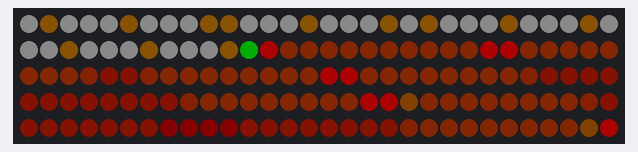
This sketch was run on a simulated ATtiny85, built with avr-gcc and run on an emulated ATtiny85. On the bench: 150 RGB LEDs in strip order, left to right, continuing on the next row. Dim RGB values are drawn brighter than linear; EEPROM starts erased.

Above: at 0.49 s.
At 6.57 s:
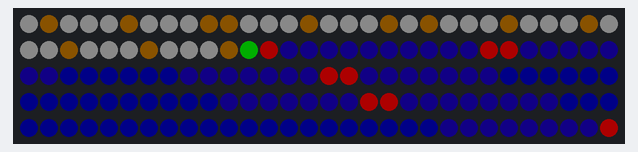
At 11.74 s:
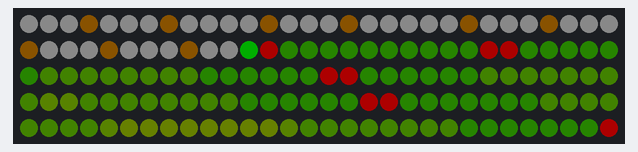
At 17.21 s:
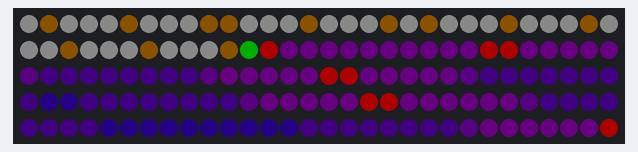
At 24.51 s:
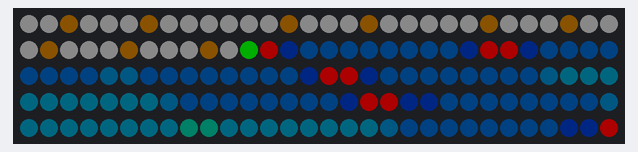
At 37.58 s:
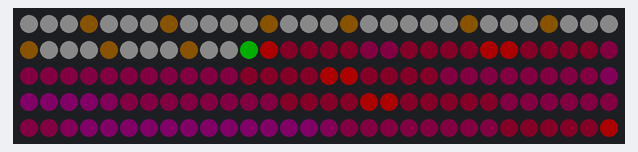

The sketch:

main.ino
```cpp
#include <Adafruit_NeoPixel.h>
#ifdef __AVR__
  #include <avr/power.h>
#endif

#include <EEPROM.h>

#define MAX 10
#define MAX_CANDLE 50

#define PIN 6
#define NUM 150

/**              *
 *   1  2  3  4  |  5  6  7  8
 *   \  \  \  \  |  /  /  /  /
 *    \  \  \  \ | /  /  /  /
 *     \  \  \  \|/  /  /  /
 *      \  \  \  |  /  /  /
 *       \  \  \ | /  /  /
 *        \  \  \|/  /  /
 *         \  \  |  /  /
 *          \  \ | /  /
 *           \  \|/  /
 *            \  |  /
 *             \ | /
 *              \|/
 *               |
 *      _________|_________
 *
 * Base:
 *  Right:  0
 *  Left:  19
 * Stem:
 *  Bottom: 20
 *  Top:    40
 *  LED:    41
 * 1:
 *  Bottom: 128
 *  Top:    109
 *  LED:    108
 * 2:
 *  Bottom: 92
 *  Top:    106
 *  LED:    107
 * 3:
 *  Bottom: 64
 *  Top:    55
 *  LED:    54
 * 4:
 *  Bottom: 48
 *  Top:    52
 *  LED:    53
 * 5:
 *  Bottom: 47
 *  Top:    43
 *  LED:    42
 * 6:
 *  Bottom: 65
 *  Top:    74
 *  LED:    75
 * 7:
 *  Bottom: 91
 *  Top:    77
 *  LED:    76
 * 8:
 *  Bottom: 129
 *  Top:    148
 *  LED:    149
 *
 * Bottom of 1 and 8 at stem: 2
 * Bottom of 2 and 7 at stem: 6
 * Bottom of 3 and 6 at stem: 11
 * Bottom of 4 and 5 at stem: 16
 */
#define BASE_1_8_AT_STEM 2
#define BASE_2_7_AT_STEM 6
#define BASE_3_6_AT_STEM 11
#define BASE_4_5_AT_STEM 16

#define BOTTOM_STEM 20
#define LEN_STEM    21
#define STEP_STEM    1
#define LED_STEM    41

#define BOTTOM_1 128
#define LEN_1     20
#define STEP_1    -1
#define LED_1    108

#define BOTTOM_2  92
#define LEN_2     15
#define STEP_2     1
#define LED_2    107

#define BOTTOM_3  64
#define LEN_3     10
#define STEP_3    -1
#define LED_3     54

#define BOTTOM_4  48
#define LEN_4      5
#define STEP_4     1
#define LED_4     53

#define BOTTOM_5  47
#define LEN_5      5
#define STEP_5    -1
#define LED_5     42

#define BOTTOM_6  65
#define LEN_6     10
#define STEP_6     1
#define LED_6     75

#define BOTTOM_7  91
#define LEN_7     15
#define STEP_7    -1
#define LED_7     76

#define BOTTOM_8 129
#define LEN_8     20
#define STEP_8     1
#define LED_8    149

// days go from left to right :facepalm:
const int bottomForDay[9] = {
  0,
  BOTTOM_8,
  BOTTOM_7,
  BOTTOM_6,
  BOTTOM_5,
  BOTTOM_4,
  BOTTOM_3,
  BOTTOM_2,
  BOTTOM_1
};

const int lenForDay[9] = {
  0,
  LEN_8,
  LEN_7,
  LEN_6,
  LEN_5,
  LEN_4,
  LEN_3,
  LEN_2,
  LEN_1
};

const int stepForDay[9] = {
  0,
  STEP_8,
  STEP_7,
  STEP_6,
  STEP_5,
  STEP_4,
  STEP_3,
  STEP_2,
  STEP_1
};

const int ledForDay[9] = {
  0,
  LED_8,
  LED_7,
  LED_6,
  LED_5,
  LED_4,
  LED_3,
  LED_2,
  LED_1
};

const int baseAtStemForDay[9] = {
  0,
  BASE_1_8_AT_STEM,
  BASE_2_7_AT_STEM,
  BASE_3_6_AT_STEM,
  BASE_4_5_AT_STEM,
  BASE_4_5_AT_STEM,
  BASE_3_6_AT_STEM,
  BASE_2_7_AT_STEM,
  BASE_1_8_AT_STEM
};

// Parameter 1 = number of pixels in strip
// Parameter 2 = Arduino pin number (most are valid)
// Parameter 3 = pixel type flags, add together as needed:
//   NEO_KHZ800  800 KHz bitstream (most NeoPixel products w/WS2812 LEDs)
//   NEO_KHZ400  400 KHz (classic 'v1' (not v2) FLORA pixels, WS2811 drivers)
//   NEO_GRB     Pixels are wired for GRB bitstream (most NeoPixel products)
//   NEO_RGB     Pixels are wired for RGB bitstream (v1 FLORA pixels, not v2)
//   NEO_RGBW    Pixels are wired for RGBW bitstream (NeoPixel RGBW products)
Adafruit_NeoPixel strip = Adafruit_NeoPixel(NUM, PIN, NEO_GRB + NEO_KHZ800);

// IMPORTANT: To reduce NeoPixel burnout risk, add 1000 uF capacitor across
// pixel power leads, add 300 - 500 Ohm resistor on first pixel's data input
// and minimize distance between Arduino and first pixel.  Avoid connecting
// on a live circuit...if you must, connect GND first.

byte eepromDay;

void setup() {
  // This is for Trinket 5V 16MHz, you can remove these three lines if you are not using a Trinket
  #if defined (__AVR_ATtiny85__)
    if (F_CPU == 16000000) clock_prescale_set(clock_div_1);
  #endif
  // End of trinket special code

  strip.begin();
  strip.show(); // Initialize all pixels to 'off'

  // read eeprom day
  eepromDay = EEPROM.read(0);
  eepromDay = eepromDay + 1;
  if (eepromDay >= 9) {
    eepromDay = 1;
  }
  delay(100);
  EEPROM.write(0, eepromDay);
}

void loop() {
  menorahForDay(eepromDay);
}

uint32_t colorForIndexAndIter(int index, int iter) {
  const uint32_t slowdown = 10;
  iter = iter / slowdown;
  uint32_t colorWhite = strip.Color(MAX, MAX, MAX);
  uint32_t colorYellow = strip.Color(MAX, MAX * 3 / 5, 0);
  if (iter % 4 == index % 4) {
    return colorYellow;
  }
  return colorWhite;
}

void menorahForDay(int day) {
  // first, clear
  uint32_t black = strip.Color(0, 0, 0);
  for (uint16_t i = 0; i < strip.numPixels(); i++) {
    strip.setPixelColor(i, black);
  }
  strip.show();
  // unused:
  // uint32_t colorWhite = strip.Color(MAX, MAX, MAX);
  // uint32_t colorYellow = strip.Color(MAX, MAX * 3 / 5, 0);
  uint32_t colorRed = strip.Color(MAX_CANDLE, 0, 0);
  uint32_t colorGreen = strip.Color(0, MAX_CANDLE, 0);
  for (int iter = 0; iter < 2000; iter++) {
    // base is white with yellow dots
    for (int i = 0; i < 10; i++) {
      strip.setPixelColor(9 - i, colorForIndexAndIter(i, iter));
      strip.setPixelColor(10 + i, colorForIndexAndIter(i, iter));
    }
    // stem is white with yellow dots
    for (int i = 0; i < LEN_STEM; i++) {
      strip.setPixelColor(BOTTOM_STEM + i * STEP_STEM, colorForIndexAndIter(i, iter));
    }
    for (int tmpDay = 1; tmpDay <= day; tmpDay++) {

    }
    for (int tmpDay = 1; tmpDay <= 8; tmpDay++) {
      if (tmpDay <= day) {
        for (int i = 0; i < lenForDay[tmpDay]; i++) {
          strip.setPixelColor(bottomForDay[tmpDay] + i * stepForDay[tmpDay], colorForIndexAndIter(i + baseAtStemForDay[tmpDay], iter));
        }
        strip.setPixelColor(ledForDay[tmpDay], colorGreen);
      } else {
        for (int i = 0; i < lenForDay[tmpDay]; i++) {
          strip.setPixelColor(bottomForDay[tmpDay] + i * stepForDay[tmpDay], WheelWithMax(i + baseAtStemForDay[tmpDay] + iter, MAX));
        }
        strip.setPixelColor(ledForDay[tmpDay], colorRed);
      }
    }
    strip.setPixelColor(41, colorGreen);
    strip.show();
    delay(10);
  }
}

// Fill the dots one after the other with a color
void colorWipe(uint32_t c, uint8_t wait) {
  for(uint16_t i=0; i<strip.numPixels(); i++) {
    strip.setPixelColor(i, c);
    strip.show();
    delay(wait);
  }
}

void rainbow(uint8_t wait) {
  uint16_t i, j;

  for(j=0; j<256; j++) {
    for(i=0; i<strip.numPixels(); i++) {
      strip.setPixelColor(i, Wheel((i+j) & 255));
    }
    strip.show();
    delay(wait);
  }
}

// Slightly different, this makes the rainbow equally distributed throughout
void rainbowCycle(uint8_t wait) {
  uint16_t i, j;

  for(j=0; j<256*5; j++) { // 5 cycles of all colors on wheel
    for(i=0; i< strip.numPixels(); i++) {
      strip.setPixelColor(i, Wheel(((i * 256 / strip.numPixels()) + j) & 255));
    }
    strip.show();
    delay(wait);
  }
}

// Input a value 0 to MAX to get a color value.
// The colours are a transition r - g - b - back to r.
uint32_t WheelWithMax(byte WheelPos, byte Max) {
  WheelPos = 255 - WheelPos;
  if(WheelPos < 85) {
    return strip.Color((255 - WheelPos * 3) * Max / 255, 0, WheelPos * 3 * Max / 255);
  }
  if(WheelPos < 170) {
    WheelPos -= 85;
    return strip.Color(0, WheelPos * 3 * Max / 255, (255 - WheelPos * 3) * Max / 255);
  }
  WheelPos -= 170;
  return strip.Color(WheelPos * 3 * Max / 255, (255 - WheelPos * 3) * Max / 255, 0);
}
uint32_t Wheel(byte WheelPos) {
  return WheelWithMax(WheelPos, MAX);
}
```
